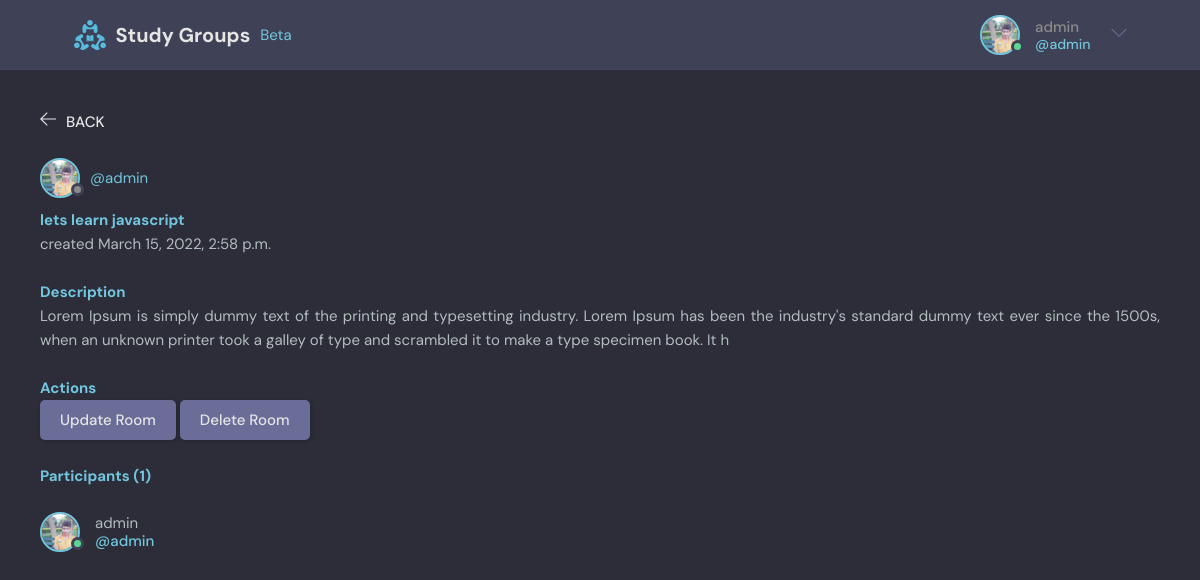
Page /room_details/3 (signed in) on the committed database.
### Home/models.py (models this page shows, shortened)
class User(AbstractUser):
    email = models.EmailField(unique=True)
    bio = models.TextField(null=True)
    avatar = models.ImageField(null=True,default="avatar.svg")
    is_online = models.BooleanField(default=False)
    USERNAME_FIELD = 'email'
    REQUIRED_FIELDS =  []

class Room(models.Model):
    host = models.ForeignKey(User, on_delete=models.SET_NULL,null=True,blank=True)
    topics = models.ForeignKey(Topic, on_delete=models.SET_NULL,null=True)
    name = models.CharField(max_length=122)
    description = models.TextField(max_length=250,null=True, blank=True)
    participants = models.ManyToManyField(User, related_name='participants',blank=True)
    created = models.DateTimeField(auto_now_add=True)
    class Meta:
        ordering = ['-created']

### Home/views.py (the view)
# urls.py: path("room_details/<str:id>",views.room_details,name='room_details'),
@login_required(login_url='/login')
def room_details(request,id):
    room = Room.objects.get(id=id)
    participants = room.participants.all()
    context = {'room':room,'participants':participants}
    return render(request, 'room_details.html',context)

### templates/room_details.html
{% extends 'main.html' %} {% block title %}Room Details{% endblock title %} {% block body %}
<div style="padding: 40px; text-align: justify">
  <div class="room__topLeft">
    <a href="/room_page/{{room.id}}">
      <svg
        version="1.1"
        xmlns="http://www.w3.org/2000/svg"
        width="32"
        height="32"
        viewBox="0 0 32 32"
      >
        <title>arrow-left</title>
        <path
          d="M13.723 2.286l-13.723 13.714 13.719 13.714 1.616-1.611-10.96-10.96h27.625v-2.286h-27.625l10.965-10.965-1.616-1.607z"
        ></path>
      </svg>
    </a>
    <h3>Back</h3>
  </div>
  <br />
  <a href="/profile/{{room.host.id}}" class="room__author">
    <div class="avatar avatar--medium">
      <img src="{{room.host.avatar.url}}" />
    </div>
    <span>@{{room.host.username}}</span><br />
  </a>
  <h1><a>{{room.name}}</a></h1>
  created {{room.created}}
  <br /><br />
  <h3><a>Description</a></h3>
  {{room.description}}
  <br /><br />
  {% if room.host == request.user %}
  <h3><a>Actions</a></h3>
  <span
    ><a href="/update_room/{{room.id}}"
      ><button class="btn btn--dark" type="submit">Update Room</button></a
    ></span
  >
  <span
    ><a href="/delete_room/{{room.id}}"
      ><button class="btn btn--dark" type="submit">Delete Room</button></a
    ></span
  >
  <br /><br />
  {% endif %}
  <a>
    <h2>Participants ({{participants.count}})</h2>
  </a>
  <br />
  <br />
  {% for user in participants %}
  <a href="/profile/{{user.id}}" class="participant">
    {% if user.is_online %}
    <div class="avatar avatar--medium active">
      {% else %}
    <div class="avatar avatar--medium">
      {% endif %}
      <img src="{{user.avatar.url}}" />
    </div>
    <p>
      {{user.username}}
      <span>@{{user.username}}</span>
    </p>
  </a>
  {% endfor %}
  <br />
</div>
{% endblock body %}

### templates/main.html (shortened to what this page needs)
<!DOCTYPE html>
<html lang="en">
  <head>
    <link rel="stylesheet" href="/static/css/style.css" />
    </head>
  <body>
    <header class="header header--loggedIn">
      <div class="container" >
        <a href="/" class="header__logo" style="gap: 1rem;">
          <img src="/static/images/logo.svg" />
          <h1>Study Groups</h1><span>Beta</span>
        </a>
        <nav class="header__menu">
          {% if request.user.is_authenticated %}
          <div class="header__user">
            <a href="/my_profile">
              <div class="avatar avatar--medium active"  >
                <img src="{{request.user.avatar.url}}" />
              </div>
              <p>{{request.user.username}}<span>@{{request.user.username}}</span></p>
            </a>
            <button class="dropdown-button">
              <svg version="1.1" xmlns="http://www.w3.org/2000/svg" width="32" height="32" viewBox="0 0 32 32">
                <title>chevron-down</title>
                <path d="M16 21l-13-13h-3l16 16 16-16h-3l-13 13z"></path>
              </svg>
            </button>
          </div>
          {% else %}
          <a href="/login">
            <img alt="login" src="/static/images/user_upload/avatar.svg">
            <p>login</p>
          </a>
          {% endif %}
        </nav>
      </div>
    </header>
    {% block body %}{% endblock body %}
  </body>
</html>

### static/css/style.css (style rules this page uses)
:root { --color-main: #71c6dd; --color-main-light: #e1f6fb; --color-dark: #3f4156; --color-dark-medium: #51546e; --color-dark-light: #696d97; --color-light: #e5e5e5; --color-gray: #8b8b8b; --color-light-gray: #b2bdbd; --color-bg: #2d2d39; --color-success: #5dd693; --color-error: #fc4b0b; }
* { font-family: "DM Sans", -apple-system, BlinkMacSystemFont, "Segoe UI", Roboto, Oxygen, Ubuntu, Cantarell, "Open Sans", "Helvetica Neue", sans-serif; margin: 0; padding: 0; box-sizing: border-box; text-rendering: optimizeLegibility; font-size: inherit; }
html { font-size: 56.25%; }
@media only screen and (min-width: 1200px) { html { font-size: 62.5%; } }
body { line-height: 1.6; font-weight: 400; font-size: 1.5rem; color: var(--color-light-gray); background-color: var(--color-bg); min-height: 100vh; }
img { width: 100%; }
a { display: inline-block; color: var(--color-main); text-decoration: none; }
.container { max-width: 120rem; width: 90%; margin: auto; }
.btn { background-color: transparent; border: none; display: inline-flex; align-items: center; gap: 1rem; cursor: pointer; transition: all ease-in-out 0.3s; padding: 1rem 2rem; border-radius: 5px; box-shadow: 1px 1px 3px 1px rgba(0, 0, 0, 0.15); font-weight: 500; }
.btn--dark { background-color: var(--color-dark-light); color: var(--color-light); }
.avatar { position: relative; display: inline-block; border-radius: 50%; border: 2px solid var(--color-main); }
.avatar img { display: block; border-radius: 50%; object-fit: cover; object-position: center; }
.avatar::after { content: ""; display: block; position: absolute; background-color: var(--color-gray); z-index: 111; border-radius: 50%; border: 0.3rem solid var(--color-dark); }
.avatar.active::after { background-color: var(--color-success); }
.avatar.avatar--medium img { width: 3.6rem; height: 3.6rem; border-radius: 50%; }
.avatar.avatar--medium:after { width: 0.7rem; height: 0.7rem; bottom: 0px; right: -6px; }
.header { padding: 1.5rem; background-color: var(--color-dark); }
.header > .container { display: flex; gap: 9.5rem; }
.header__logo, .header__user { display: flex; gap: 2rem; align-items: center; }
.header__logo > img { height: 3.2rem; width: 3.2rem; }
.header__logo > h1 { font-weight: 700; font-size: 2rem; color: var(--color-light); }
.header__menu { margin-left: auto; position: relative; }
.header__menu a { display: flex; gap: 1.5rem; align-items: center; font-weight: 500; text-decoration: none; color: var(--color-gray); }
.header__menu img { height: 3.6rem; }
.header__menu p { line-height: 1.2; }
.header__menu span { color: var(--color-main); font-weight: 500; font-size: 1.4rem; display: block; }
.header__menu svg { width: 1.6rem; height: 1.6rem; fill: var(--color-dark-light); }
.dropdown-button { background: transparent; border: 0; outline: 0; cursor: pointer; }
.room__topLeft { display: flex; align-items: flex-end; gap: 1rem; }
.room__topLeft h3, .participants__top { text-transform: uppercase; font-weight: 500; color: var(--color-light); }
.room__topLeft svg { width: 1.6rem; height: 1.6rem; fill: var(--color-light); }
.room__author { display: flex; gap: 1rem; align-items: center; margin-bottom: 1rem; transition: all 0.3s ease-in-out; }
.participant { display: flex; align-items: center; gap: 1.5rem; margin-bottom: 2rem; }
.participant p { color: var(--color-light-gray); line-height: 1.2; }
.participant span { display: block; font-weight: 500; color: var(--color-main); font-weight: 1.4rem; }

### rows in the picture
User: user.avatar (picture), user.username "admin", avatar (picture), username "admin"
Room: host.avatar (picture), host.username "admin", name "lets learn javascript", created "March 15, 2022, 2:58 p.m.", description "Lorem Ipsum is simply dummy text of the printing and typesetting industry. Lorem Ipsum has been the industry's standard dummy text ever since the 1500s, when an unknown printer took a galley of type and scrambled it to make a type specimen book. It h"

### other values in the picture
{{ participants.count }} "1"
